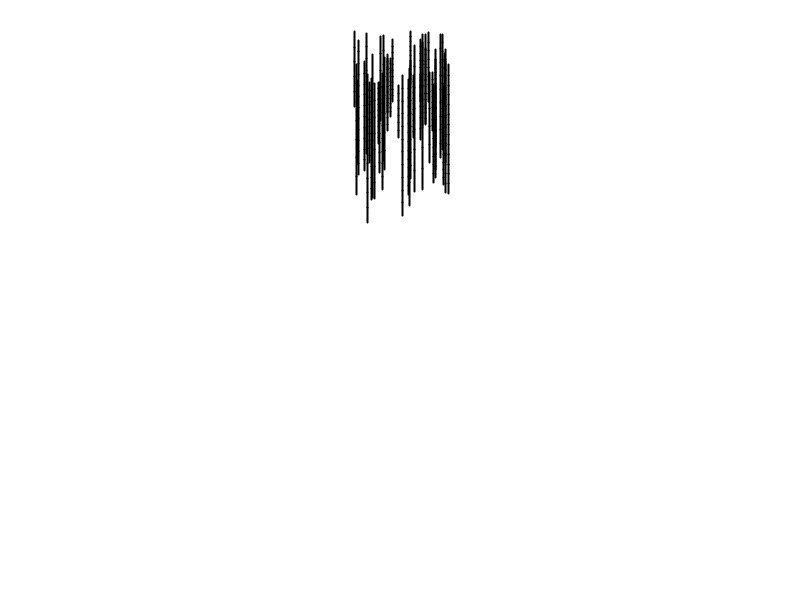
Frame 1 (no input)
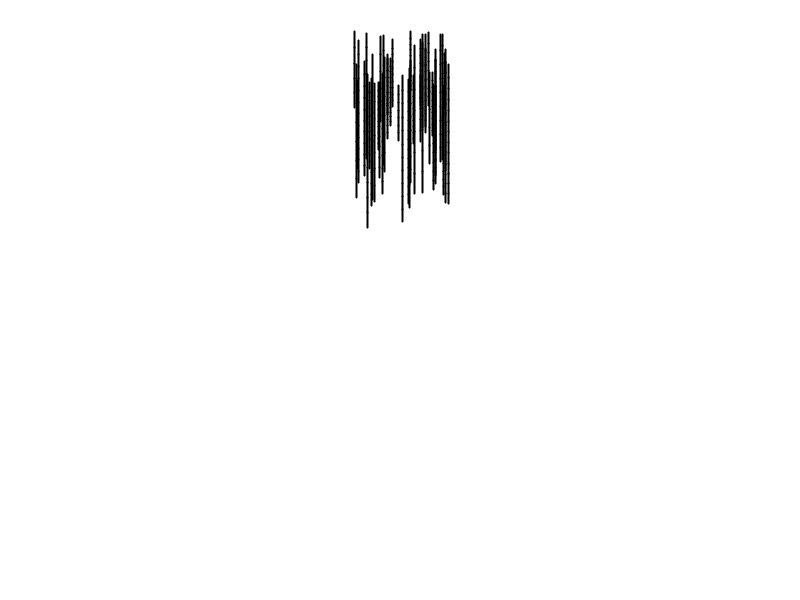
Frame 60 (the mouse pressed at the canvas centre just before this capture)
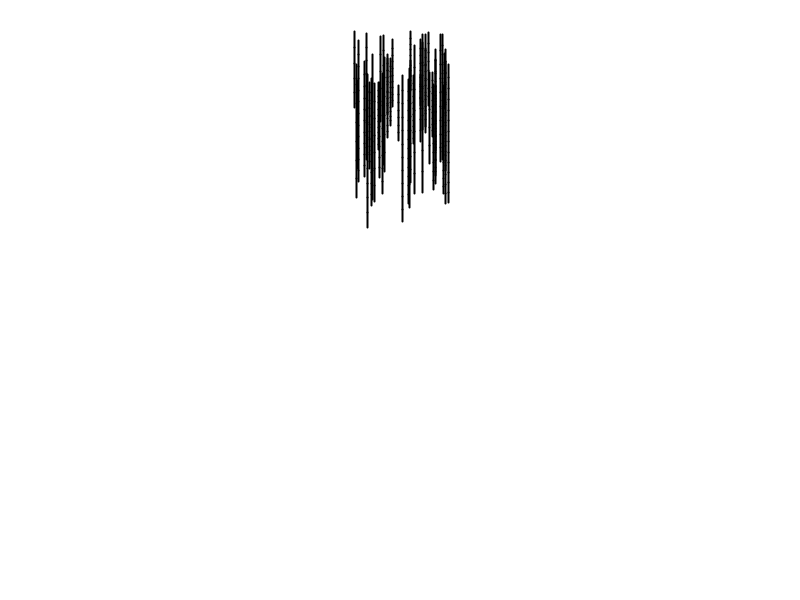
Frame 120 (the mouse held since frame 60 and released just before this capture)

The Processing sketch that drew these frames (run headless with seeded random() and noise(); from frame 60 on, the mouse is pressed at the canvas centre):

// Processing sketch: main_pelo
// ── main_pelo.pde
final int NUM_PELOS = 50;

ArrayList<Pelo> pelos;

void setup() {
  size(800, 600);
  pelos = new ArrayList<Pelo>();
  for (int i = 0; i < NUM_PELOS; i++) {
    float x = width/2 + random(-50, 50);
    float y = random(30, 90);
    float len = random(50, 150);
    int numSegmentos = int(random(5, 15));
    pelos.add(new Pelo(x, y, len, numSegmentos));
  }
}

void draw() {
  background(255);
  for (Pelo p : pelos) {
    p.update();
    p.display();
  }
}

void mousePressed() {
  for (Pelo p : pelos) {
    p.tryGrab(mouseX, mouseY);
  }
}

void mouseReleased() {
  for (Pelo p : pelos) {
    p.release();
  }
}

void mouseDragged() {
  for (Pelo p : pelos) {
    p.drag(mouseX, mouseY);
  }
}

// ── pelo.pde
class Nodo {
  PVector pos, prevPos, acc;
  boolean fijo = false;

  Nodo(float x, float y) {
    pos = new PVector(x, y);
    prevPos = pos.copy();
    acc = new PVector(0, 0);
  }

  void applyForce(PVector f) {
    if (!fijo) acc.add(f);
  }

  void update() {
    if (!fijo) {
      PVector vel = PVector.sub(pos, prevPos);
      prevPos.set(pos);
      pos.add(vel.mult(0.98)); // Amortiguamiento
      pos.add(acc);
      acc.set(0, 0);
    }
  }
}

class Pelo {
  Nodo[] nodos;
  float restLength;
  int grabIndex = -1;

  Pelo(float x, float y, float totalLength, int numSegmentos) {
    nodos = new Nodo[numSegmentos + 1];
    restLength = totalLength / numSegmentos;
    for (int i = 0; i < nodos.length; i++) {
      nodos[i] = new Nodo(x, y + i * restLength);
    }
    nodos[0].fijo = true; // Raíz fija
  }

  void update() {
    for (int i = 0; i < 5; i++) {
      applyConstraints();
    }
    for (Nodo n : nodos) {
      n.applyForce(new PVector(0, 0.5)); // Gravedad
      n.update();
    }
  }

  void applyConstraints() {
    for (int i = 0; i < nodos.length - 1; i++) {
      Nodo a = nodos[i];
      Nodo b = nodos[i+1];
      PVector delta = PVector.sub(b.pos, a.pos);
      float dist = delta.mag();
      float diff = (dist - restLength) / dist;
      PVector offset = delta.mult(0.5 * diff);
      if (!a.fijo) a.pos.add(offset);
      if (!b.fijo) b.pos.sub(offset);
    }
  }

  void display() {
    stroke(0);
    strokeWeight(2);
    for (int i = 0; i < nodos.length - 1; i++) {
      line(nodos[i].pos.x, nodos[i].pos.y, nodos[i+1].pos.x, nodos[i+1].pos.y);
    }
  }

  void tryGrab(float mx, float my) {
    for (int i = 1; i < nodos.length; i++) {
      if (dist(mx, my, nodos[i].pos.x, nodos[i].pos.y) < 10) {
        grabIndex = i;
        break;
      }
    }
  }

  void drag(float mx, float my) {
    if (grabIndex >= 0) {
      nodos[grabIndex].pos.set(mx, my);
    }
  }

  void release() {
    grabIndex = -1;
  }
}
